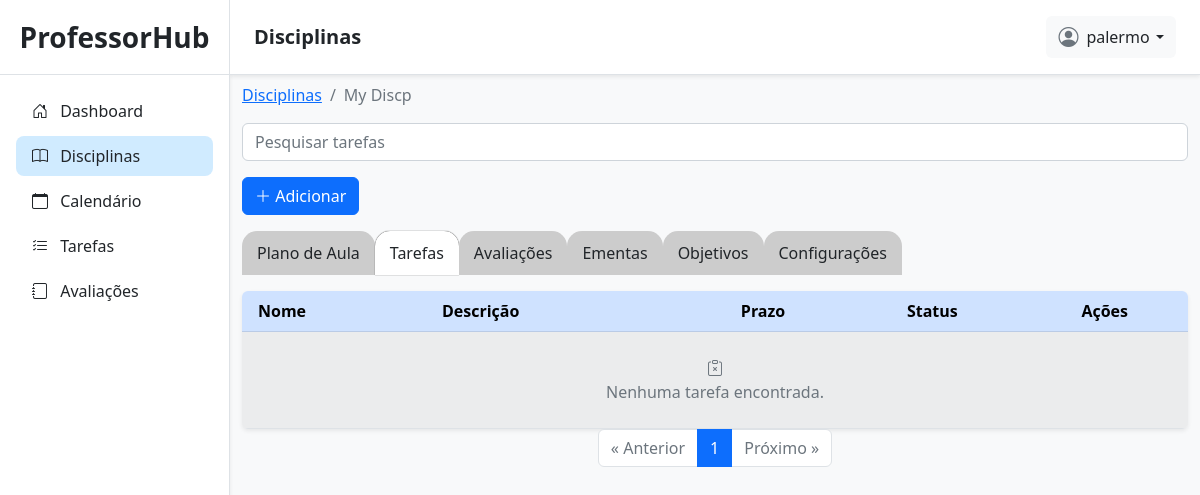
Before: /disciplinas/36/tarefas/ (signed in) with the older database file.
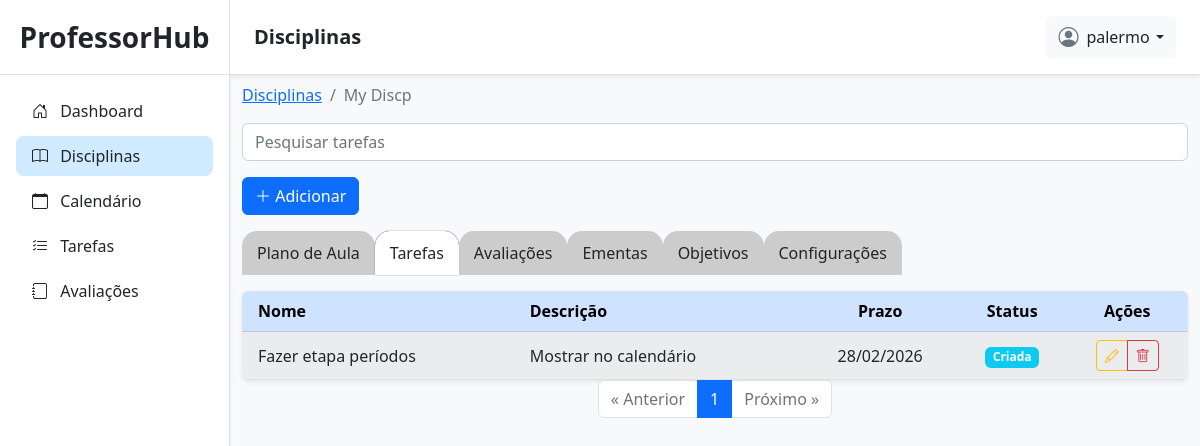
After: the same page with the newer database file.
### planner/models.py (models this page shows, shortened)
class Tarefa(models.Model):
    STATUS_CHOICES = [
        ('criada', 'Criada'),
        ('em_andamento', 'Em andamento'),
        ('pendente', 'Pendente'),
        ('concluida', 'Concluída'),
    ]
    nome = models.CharField(max_length=50, default='')
    disciplina = models.ForeignKey(Disciplina, on_delete=models.CASCADE, related_name='tarefas')
    plano_aula = models.ForeignKey(PlanoAula, on_delete=models.CASCADE, related_name='tarefas', null=True, blank=True)
    descricao = models.TextField()
    prazo = models.DateField()
    status = models.CharField(max_length=50, choices=STATUS_CHOICES, default='criada')
    def __str__(self):
        if self.plano_aula:
            return f"{self.descricao[:50]} ({self.plano_aula.data.strftime('%d/%m/%Y')})"
        return f"{self.descricao[:50]} (Sem plano de aula)"

### planner/views.py (the view)
# urls.py: path('disciplinas/<int:id>/tarefas/', disciplina_tarefas, name='disciplina_tarefas'),
@login_required(login_url='/login/')
def disciplina_tarefas(request, id):
    if request.method == 'POST':
        form = TarefaForm(request.POST)
        if form.is_valid():
            form.save()
        else: print(form.errors)
    disciplina = get_object_or_404(Disciplina, id=id, user=request.user)
    print(Tarefa.objects.all())
    tarefas = Tarefa.objects.filter(disciplina=disciplina, disciplina__user=request.user)
    paginator = Paginator(tarefas, 10)
    page_number_tarefas = request.GET.get('page-tarefas', 1)
    tarefas_page = paginator.get_page(page_number_tarefas)
    print('tarefas:',tarefas)
    criar_aviso_se_faltar_aulas(disciplina)
    return render(request, 'planner/disciplinas/disciplina_tarefas.html', {
        'disciplina': disciplina,
        'tarefas': tarefas_page,
    })

### planner/views.py (called while the page is built)
def calcular_num_aulas_faltantes(disciplina):
    total = disciplina.carga_horaria
    aulas_criadas = PlanoAula.objects.filter(
        disciplina=disciplina,
    ).aggregate(num_aulas=Sum('num_aulas'))['num_aulas'] or 0
    print('total:', total)
    print('aulas_criadas:', aulas_criadas)
    aulas_faltantes = total - aulas_criadas
    nome = f'[{disciplina.nome}]'
    carga = f'total={total:02}'
    print(f'[{str(disciplina.pk).rjust(2)}] | {nome.ljust(15)} | {carga:02}h | {aulas_criadas:02} | -> faltam {aulas_faltantes} aula(s)')
    return aulas_faltantes

def criar_aviso_se_faltar_aulas(disciplina):
    aulas_faltantes = calcular_num_aulas_faltantes(disciplina)
    mensagem = ''
    if aulas_faltantes > 0:
        mensagem = f"Faltam {aulas_faltantes} aula{'s' if aulas_faltantes != 1 else ''} para cumprir a carga horária!"
    if aulas_faltantes > 0:
        if not disciplina.aviso:
            disciplina.aviso = mensagem
            disciplina.save()
    else:
        print('tudo ok aulas')
        disciplina.aviso = ''
        disciplina.save()

### planner/templates/planner/disciplinas/disciplina_tarefas.html (shortened to what the changed rows need)
{% extends 'planner/base.html' %}
{% load static %}
{% block content %}
<div class="container my-2">
    <div class="table-responsive mt-3 shadow-sm rounded">
        <table class="table table-striped table-hover mb-0 align-middle">
            <thead class="table-primary text-center">
                <tr>
                    <th scope="col" class="text-start ps-3">Nome</th>
                    <th scope="col" class="text-start">Descrição</th>
                    <th scope="col" class="text-center">Prazo</th>
                    <th scope="col" class="text-center">Status</th>
                    <th scope="col" class="text-center">Ações</th>
                </tr>
            </thead>
            <tbody>
                {% for tarefa in tarefas %}
                <tr>
                    <td class="text-start ps-3">{{ tarefa.nome }}</td>
                    <td class="text-start" title="{{ tarefa.descricao }}">
                        {{ tarefa.descricao|truncatechars:40 }}
                    </td>
                    <td class="text-center">{{ tarefa.prazo|date:'d/m/Y' }}</td>
                    <td class="text-center">
                        {% if tarefa.get_status_display == 'Criada' %}
                            <span class="badge bg-info">{{ tarefa.get_status_display }}</span>
                        {% elif tarefa.get_status_display == 'Em andamento' %}
                            <span class="badge bg-warning text-dark">{{ tarefa.get_status_display }}</span>
                        {% elif tarefa.get_status_display == 'Pendente' %}
                            <span class="badge bg-danger">{{ tarefa.get_status_display }}</span>
                        {% elif tarefa.get_status_display == 'Concluída' %}
                            <span class="badge bg-success">{{ tarefa.get_status_display }}</span>
                        {% endif %}
                    </td>
                    <td class="text-center">
                        <div class="btn-group btn-group-sm" role="group">
                            <button
                                class="btn btn-outline-warning btnEditarTarefa"
                                data-bs-toggle="modal"
                                data-bs-target="#modalEditarTarefa"
                                data-id="{{ tarefa.id }}"
                                data-nome="{{ tarefa.nome }}"
                                data-descricao="{{ tarefa.descricao }}"
                                data-disciplina="{{ tarefa.disciplina.id }}"
                                data-prazo="{{ tarefa.prazo|date:'Y-m-d' }}"
                                data-status="{{ tarefa.status }}"
                                title="Editar tarefa">
                                <i class="bi bi-pencil"></i>
                            </button>
                            <button
                                class="btn btn-outline-danger btnExcluirTarefa"
                                data-bs-toggle="modal"
                                data-bs-target="#modalExcluirTarefa"
                                data-id="{{ tarefa.id }}"
                                data-nome="{{ tarefa.nome }}"
                                data-disciplina-id="{{ disciplina.id }}"
                                title="Excluir tarefa">
                                <i class="bi bi-trash"></i>
                            </button>
                        </div>
                    </td>
                </tr>
                {% empty %}
                <tr>
                    <td colspan="5" class="text-center text-muted py-4">
                        <i class="bi bi-clipboard-x"></i><br>
                        Nenhuma tarefa encontrada.
                    </td>
                </tr>
                {% endfor %}
            </tbody>
        </table>
    </div>
    <nav aria-label="Page navigation">
        <ul class="pagination justify-content-center">
            {% for num in tarefas.paginator.page_range %}
            {% if num == tarefas.number %}
            <li class="page-item active" aria-current="page">
                <span class="page-link">{{ num }}</span>
            </li>
            {% else %}
            <li class="page-item">
                <a class="page-link" href="?page-tarefas={{ num }}">{{ num }}</a>
            </li>
            {% endif %}
            {% endfor %}
        </ul>
    </nav>
</div>
{% endblock %}

Changed rows visible on the page:
added Tarefa: nome "Fazer etapa períodos", descricao "Mostrar no calendário", prazo "28/02/2026", status "Criada"
Other visible differences:
text no longer shown: "Nenhuma tarefa encontrada."
